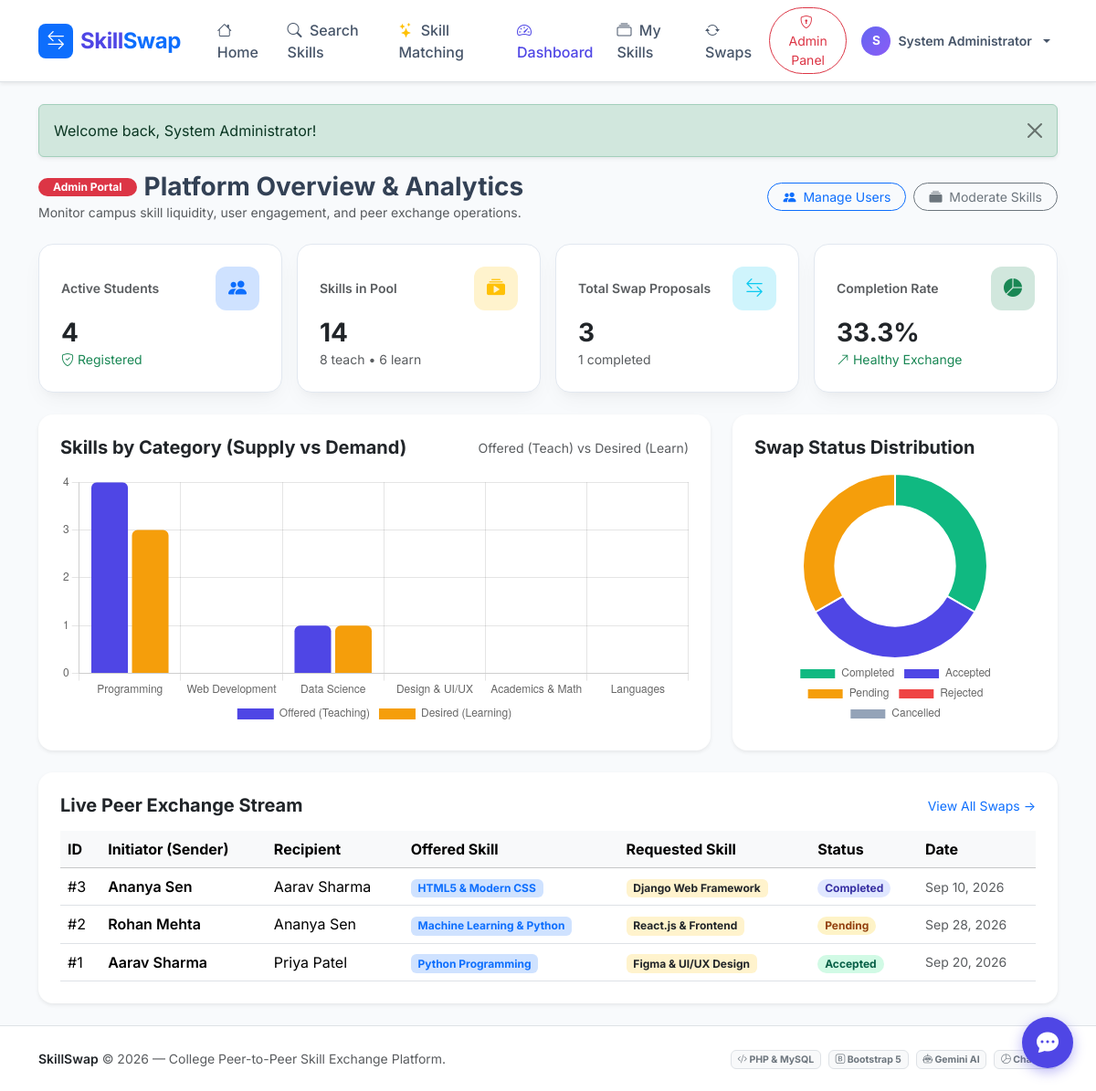
Page /admin/dashboard.php (signed in) on the committed database.
### tables this page shows
CREATE TABLE IF NOT EXISTS `swap_requests` (
    `id` INT AUTO_INCREMENT PRIMARY KEY,
    `sender_id` INT NOT NULL,
    `receiver_id` INT NOT NULL,
    `offered_skill_id` INT NOT NULL,
    `requested_skill_id` INT NOT NULL,
    `message` TEXT DEFAULT NULL,
    `status` ENUM('pending', 'accepted', 'rejected', 'completed', 'cancelled') DEFAULT 'pending',
    `created_at` DATETIME DEFAULT CURRENT_TIMESTAMP,
    `updated_at` DATETIME DEFAULT CURRENT_TIMESTAMP ON UPDATE CURRENT_TIMESTAMP,
    FOREIGN KEY (`sender_id`) REFERENCES `users`(`id`) ON DELETE CASCADE,
    FOREIGN KEY (`receiver_id`) REFERENCES `users`(`id`) ON DELETE CASCADE,
    FOREIGN KEY (`offered_skill_id`) REFERENCES `skills`(`id`) ON DELETE CASCADE,
    FOREIGN KEY (`requested_skill_id`) REFERENCES `skills`(`id`) ON DELETE CASCADE
);

CREATE TABLE IF NOT EXISTS `users` (
    `id` INT AUTO_INCREMENT PRIMARY KEY,
    `name` VARCHAR(100) NOT NULL,
    `email` VARCHAR(120) NOT NULL UNIQUE,
    `password` VARCHAR(255) NOT NULL,
    `role` ENUM('student', 'admin') DEFAULT 'student',
    `college_id` VARCHAR(50) DEFAULT NULL,
    `department` VARCHAR(100) DEFAULT 'Computer Science',
    `year_of_study` VARCHAR(20) DEFAULT '3rd Year',
    `bio` TEXT DEFAULT NULL,
    `contact_info` VARCHAR(255) DEFAULT NULL,
    `avatar` VARCHAR(255) DEFAULT 'default_avatar.png',
    `status` ENUM('active', 'suspended') DEFAULT 'active',
    `created_at` DATETIME DEFAULT CURRENT_TIMESTAMP
);

CREATE TABLE IF NOT EXISTS `skills` (
    `id` INT AUTO_INCREMENT PRIMARY KEY,
    `user_id` INT NOT NULL,
    `skill_name` VARCHAR(120) NOT NULL,
    `category` VARCHAR(60) NOT NULL,
    `proficiency_level` ENUM('Beginner', 'Intermediate', 'Advanced') DEFAULT 'Intermediate',
    `type` ENUM('teach', 'learn') NOT NULL,  
    `description` TEXT DEFAULT NULL,
    `created_at` DATETIME DEFAULT CURRENT_TIMESTAMP,
    FOREIGN KEY (`user_id`) REFERENCES `users`(`id`) ON DELETE CASCADE
);

### config/db.php (called while the page is built, shortened)
<?php
function sanitize($data) {
    return htmlspecialchars(trim($data ?? ''), ENT_QUOTES, 'UTF-8');
}
function app_path($subpath = '') {
    $docRoot = str_replace('\\', '/', $_SERVER['DOCUMENT_ROOT'] ?? '');
    $curDir  = str_replace('\\', '/', dirname(__DIR__));
    $rel = str_replace($docRoot, '', $curDir);
    $rel = rtrim($rel, '/');
    return $rel . ($subpath ? '/' . ltrim($subpath, '/') : '');
}

### admin/dashboard.php (the view, shortened to what this page needs)
<?php
require_once __DIR__ . '/../config/db.php';
$db = get_db_connection();
$totalUsers = $db->query("SELECT COUNT(*) FROM users WHERE role = 'student'")->fetchColumn();
$totalSkillsTeach = $db->query("SELECT COUNT(*) FROM skills WHERE type = 'teach'")->fetchColumn();
$totalSkillsLearn = $db->query("SELECT COUNT(*) FROM skills WHERE type = 'learn'")->fetchColumn();
$totalSwaps = $db->query("SELECT COUNT(*) FROM swap_requests")->fetchColumn();
$completedSwaps = $db->query("SELECT COUNT(*) FROM swap_requests WHERE status = 'completed'")->fetchColumn();
$completionRate = ($totalSwaps > 0) ? round(($completedSwaps / $totalSwaps) * 100, 1) : 0;
$categories = ['Programming', 'Web Development', 'Data Science', 'Design & UI/UX', 'Academics & Math', 'Languages'];
$teachData = [];
$learnData = [];
foreach ($categories as $cat) {
    $teachStmt = $db->prepare("SELECT COUNT(*) FROM skills WHERE category LIKE ? AND type = 'teach'");
    $teachStmt->execute(["%{$cat}%"]);
    $teachData[] = (int)$teachStmt->fetchColumn();
    $learnStmt = $db->prepare("SELECT COUNT(*) FROM skills WHERE category LIKE ? AND type = 'learn'");
    $learnStmt->execute(["%{$cat}%"]);
    $learnData[] = (int)$learnStmt->fetchColumn();
}
$statuses = ['completed', 'accepted', 'pending', 'rejected', 'cancelled'];
$statusCounts = [];
foreach ($statuses as $st) {
    $stStmt = $db->prepare("SELECT COUNT(*) FROM swap_requests WHERE status = ?");
    $stStmt->execute([$st]);
    $statusCounts[] = (int)$stStmt->fetchColumn();
}
$chartDataJson = json_encode([
    'categories' => [
        'labels' => $categories,
        'teachData' => $teachData,
        'learnData' => $learnData
    ],
    'statuses' => [
        'labels' => ['Completed', 'Accepted', 'Pending', 'Rejected', 'Cancelled'],
        'counts' => $statusCounts
    ]
]);
$recentSwaps = $db->query("
    SELECT sr.*,
           u_sender.name as sender_name,
           u_rec.name as receiver_name,
           s_off.skill_name as offered_skill,
           s_req.skill_name as requested_skill
    FROM swap_requests sr
    JOIN users u_sender ON sr.sender_id = u_sender.id
    JOIN users u_rec ON sr.receiver_id = u_rec.id
    JOIN skills s_off ON sr.offered_skill_id = s_off.id
    JOIN skills s_req ON sr.requested_skill_id = s_req.id
    ORDER BY sr.id DESC
    LIMIT 6
")->fetchAll();
require_once __DIR__ . '/../includes/header.php';
?>
<div class="d-flex flex-column flex-md-row justify-content-between align-items-start align-items-md-center mb-4 gap-3">
    <div>
        <div class="d-flex align-items-center gap-2">
            <span class="badge bg-danger rounded-pill px-3 py-1">Admin Portal</span>
            <h3 class="fw-bold mb-0">Platform Overview & Analytics</h3>
        </div>
        <p class="text-muted small mb-0">Monitor campus skill liquidity, user engagement, and peer exchange operations.</p>
    </div>
    <div class="d-flex gap-2">
        <a href="<?= app_path('admin/manage_users.php'); ?>" class="btn btn-outline-primary btn-sm rounded-pill px-3">
            <i class="bi bi-people-fill me-1"></i> Manage Users
        </a>
        <a href="<?= app_path('admin/manage_skills.php'); ?>" class="btn btn-outline-secondary btn-sm rounded-pill px-3">
            <i class="bi bi-collection-fill me-1"></i> Moderate Skills
        </a>
    </div>
</div>
<div class="row g-3 mb-4">
    <div class="col-6 col-md-3">
        <div class="stat-card">
            <div class="d-flex justify-content-between align-items-center mb-2">
                <span class="text-muted small fw-semibold">Active Students</span>
                <div class="stat-icon bg-primary-subtle text-primary">
                    <i class="bi bi-people-fill fs-5"></i>
                </div>
            </div>
            <h3 class="fw-bold text-dark mb-0"><?= $totalUsers; ?></h3>
            <small class="text-success"><i class="bi bi-shield-check"></i> Registered</small>
        </div>
    </div>
    <div class="col-6 col-md-3">
        <div class="stat-card">
            <div class="d-flex justify-content-between align-items-center mb-2">
                <span class="text-muted small fw-semibold">Skills in Pool</span>
                <div class="stat-icon bg-warning-subtle text-warning">
                    <i class="bi bi-collection-play-fill fs-5"></i>
                </div>
            </div>
            <h3 class="fw-bold text-dark mb-0"><?= ($totalSkillsTeach + $totalSkillsLearn); ?></h3>
            <small class="text-muted"><?= $totalSkillsTeach; ?> teach &bull; <?= $totalSkillsLearn; ?> learn</small>
        </div>
    </div>
    <div class="col-6 col-md-3">
        <div class="stat-card">
            <div class="d-flex justify-content-between align-items-center mb-2">
                <span class="text-muted small fw-semibold">Total Swap Proposals</span>
                <div class="stat-icon bg-info-subtle text-info">
                    <i class="bi bi-arrow-left-right fs-5"></i>
                </div>
            </div>
            <h3 class="fw-bold text-dark mb-0"><?= $totalSwaps; ?></h3>
            <small class="text-muted"><?= $completedSwaps; ?> completed</small>
        </div>
    </div>
    <div class="col-6 col-md-3">
        <div class="stat-card">
            <div class="d-flex justify-content-between align-items-center mb-2">
                <span class="text-muted small fw-semibold">Completion Rate</span>
                <div class="stat-icon bg-success-subtle text-success">
                    <i class="bi bi-pie-chart-fill fs-5"></i>
                </div>
            </div>
            <h3 class="fw-bold text-dark mb-0"><?= $completionRate; ?>%</h3>
            <small class="text-success"><i class="bi bi-arrow-up-right"></i> Healthy Exchange</small>
        </div>
    </div>
</div>
<div class="row g-4 mb-4">
    <div class="col-lg-8">
        <div class="card border-0 shadow-sm rounded-4 p-4 bg-white h-100">
            <div class="d-flex justify-content-between align-items-center mb-3">
                <h5 class="fw-bold mb-0">Skills by Category (Supply vs Demand)</h5>
                <small class="text-muted">Offered (Teach) vs Desired (Learn)</small>
            </div>
            <div style="position: relative; height: 280px;">
                <canvas id="categoryChart"></canvas>
            </div>
        </div>
    </div>
    <div class="col-lg-4">
        <div class="card border-0 shadow-sm rounded-4 p-4 bg-white h-100">
            <h5 class="fw-bold mb-3">Swap Status Distribution</h5>
            <div style="position: relative; height: 280px;">
                <canvas id="statusChart"></canvas>
            </div>
        </div>
    </div>
</div>
<div class="card border-0 shadow-sm rounded-4 p-4 bg-white">
    <div class="d-flex justify-content-between align-items-center mb-3">
        <h5 class="fw-bold mb-0">Live Peer Exchange Stream</h5>
        <a href="<?= app_path('admin/manage_swaps.php'); ?>" class="small text-primary text-decoration-none">View All Swaps &rarr;</a>
    </div>
    <div class="table-responsive">
        <table class="table table-hover align-middle mb-0">
            <thead class="table-light">
                <tr>
                    <th scope="col">ID</th>
                    <th scope="col">Initiator (Sender)</th>
                    <th scope="col">Recipient</th>
                    <th scope="col">Offered Skill</th>
                    <th scope="col">Requested Skill</th>
                    <th scope="col">Status</th>
                    <th scope="col">Date</th>
                </tr>
            </thead>
            <tbody>
                <?php if (empty($recentSwaps)): ?>
                    <tr>
                        <td colspan="7" class="text-center py-4 text-muted">No swaps recorded yet.</td>
                    </tr>
                <?php else: ?>
                    <?php foreach ($recentSwaps as $s): ?>
                        <tr>
                            <td>#<?= $s['id']; ?></td>
                            <td class="fw-semibold"><?= sanitize($s['sender_name']); ?></td>
                            <td><?= sanitize($s['receiver_name']); ?></td>
                            <td><span class="badge bg-primary-subtle text-primary"><?= sanitize($s['offered_skill']); ?></span></td>
                            <td><span class="badge bg-warning-subtle text-dark"><?= sanitize($s['requested_skill']); ?></span></td>
                            <td>
                                <span class="badge status-<?= $s['status']; ?> rounded-pill px-2 py-1">
                                    <?= ucfirst($s['status']); ?>
                                </span>
                            </td>
                            <td class="text-muted small"><?= date('M d, Y', strtotime($s['created_at'])); ?></td>
                        </tr>
                    <?php endforeach; ?>
                <?php endif; ?>
            </tbody>
        </table>
    </div>
</div>
<script>
document.addEventListener('DOMContentLoaded', () => {
    const chartData = <?= $chartDataJson; ?>;
    initAdminCharts(chartData);
});
</script>
<?php require_once __DIR__ . '/../includes/footer.php'; ?>

### assets/css/style.css (style rules this page uses)
:root { --primary: #4f46e5; --primary-hover: #4338ca; --primary-light: #eef2ff; --secondary: #0ea5e9; --success: #10b981; --warning: #f59e0b; --danger: #ef4444; --dark: #0f172a; --gray-bg: #f8fafc; --card-shadow: 0 10px 25px -5px rgba(0, 0, 0, 0.05), 0 8px 10px -6px rgba(0, 0, 0, 0.03); --hover-shadow: 0 20px 25px -5px rgba(0, 0, 0, 0.1), 0 8px 10px -6px rgba(0, 0, 0, 0.04); }
body { font-family: 'Inter', -apple-system, BlinkMacSystemFont, "Segoe UI", Roboto, Helvetica, Arial, sans-serif; background-color: var(--gray-bg); color: #334155; min-height: 100vh; display: flex; flex-direction: column; }
.status-pending { background-color: #fef3c7; color: #92400e; }
.status-accepted { background-color: #d1fae5; color: #065f46; }
.status-completed { background-color: #e0e7ff; color: #3730a3; }
.stat-card { background: #ffffff; border-radius: 1rem; padding: 1.5rem; border: 1px solid #e2e8f0; box-shadow: var(--card-shadow); }
.stat-icon { width: 48px; height: 48px; border-radius: 0.75rem; display: flex; align-items: center; justify-content: center; font-size: 1.5rem; }

### rows in the picture
swap_requests: id "3", sender.name "Ananya Sen", receiver.name "Aarav Sharma", offered_skill.skill_name "HTML5 & Modern CSS", requested_skill.skill_name "Django Web Framework", status "Completed", created_at "Sep 10, 2026"
swap_requests: id "2", sender.name "Rohan Mehta", receiver.name "Ananya Sen", offered_skill.skill_name "Machine Learning & Python", requested_skill.skill_name "React.js & Frontend", status "Pending", created_at "Sep 28, 2026"
swap_requests: id "1", sender.name "Aarav Sharma", receiver.name "Priya Patel", offered_skill.skill_name "Python Programming", requested_skill.skill_name "Figma & UI/UX Design", status "Accepted", created_at "Sep 20, 2026"

### other values in the picture
substr($_SESSION['user_name'] ?? 'U', 0, 1) "S"
$_SESSION['user_name'] "System Administrator"
$flash['message'] "Welcome back, System Administrator!"
$totalUsers "4"
$totalSkillsTeach + $totalSkillsLearn "14"
$totalSkillsTeach "8"
$totalSkillsLearn "6"
$totalSwaps "3"
$completedSwaps "1"
$completionRate "33.3"
